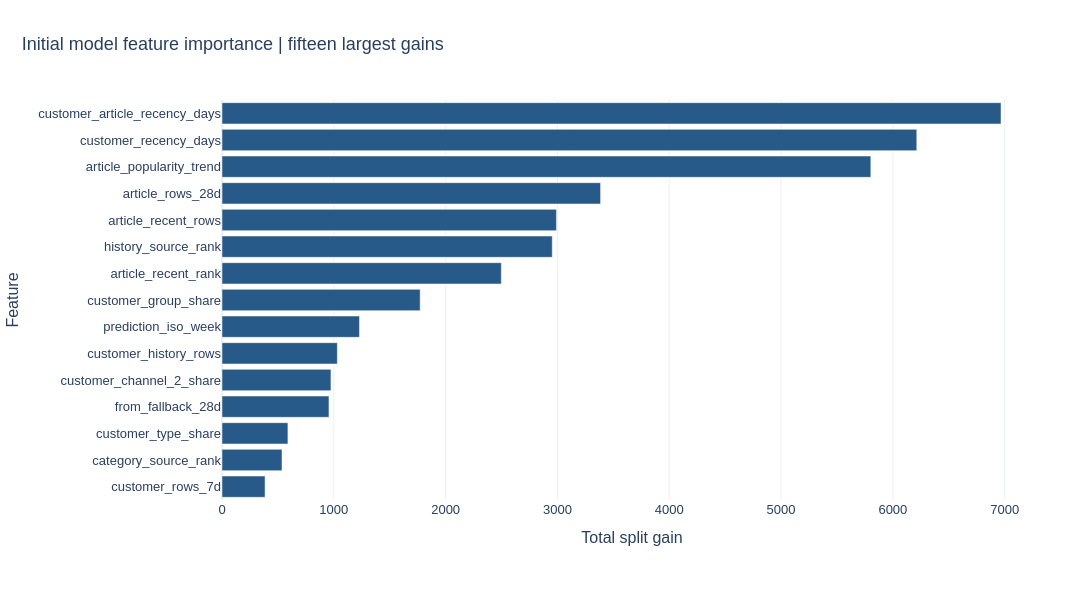

Here is the notebook cell this chart was saved with:
### Markdown cell above
## 4. Feature importance

Gain measures how the fitted trees used features to improve their training objective. Correlated features can substitute for one another. Importance is not a causal effect or a substitute for a controlled feature ablation.

### Code cell
importance=pd.read_csv(output/'feature_importance.csv')
fig=px.bar(importance.head(15).sort_values('gain'),x='gain',y='feature',orientation='h',labels={'feature':'Feature','gain':'Total split gain'},title='Initial model feature importance | fifteen largest gains')
show_figure(fig,PROJECT_ROOT,'ranker_feature_importance',height=600)

### Figure 1 — Plotly figure (JSON) as saved in the notebook; plotly's stock layout.template omitted (floating-point values rounded to 4 significant figures)
{"data": [{"hovertemplate": "Total split gain=%{x}<br>Feature=%{y}<extra></extra>", "legendgroup": "", "marker": {"color": "#285A89", "pattern": {"shape": ""}}, "name": "", "orientation": "h", "showlegend": false, "textposition": "auto", "type": "bar", "x": [385.2, 536.6, 589.5, 956.7, 974.4, 1031.0, 1230.0, 1772.0, 2498.0, 2954.0, 2991.0, 3386.0, 5803.0, 6214.0, 6967.0], "xaxis": "x", "y": ["customer_rows_7d", "category_source_rank", "customer_type_share", "from_fallback_28d", "customer_channel_2_share", "customer_history_rows", "prediction_iso_week", "customer_group_share", "article_recent_rank", "history_source_rank", "article_recent_rows", "article_rows_28d", "article_popularity_trend", "customer_recency_days", "customer_article_recency_days"], "yaxis": "y"}], "layout": {"barmode": "relative", "colorway": ["#285A89", "#B67824", "#687B38", "#9B596D", "#78629A"], "font": {"family": "Arial", "size": 13}, "height": 600, "legend": {"orientation": "h", "tracegroupgap": 0, "x": 0, "y": 1.02, "yanchor": "bottom"}, "margin": {"b": 100, "l": 100, "r": 50, "t": 100}, "title": {"font": {"size": 18}, "text": "Initial model feature importance | fifteen largest gains", "x": 0.02, "xanchor": "left"}, "width": 1100, "xaxis": {"anchor": "y", "domain": [0.0, 1.0], "title": {"text": "Total split gain"}}, "yaxis": {"anchor": "x", "domain": [0.0, 1.0], "title": {"text": "Feature"}}}}
